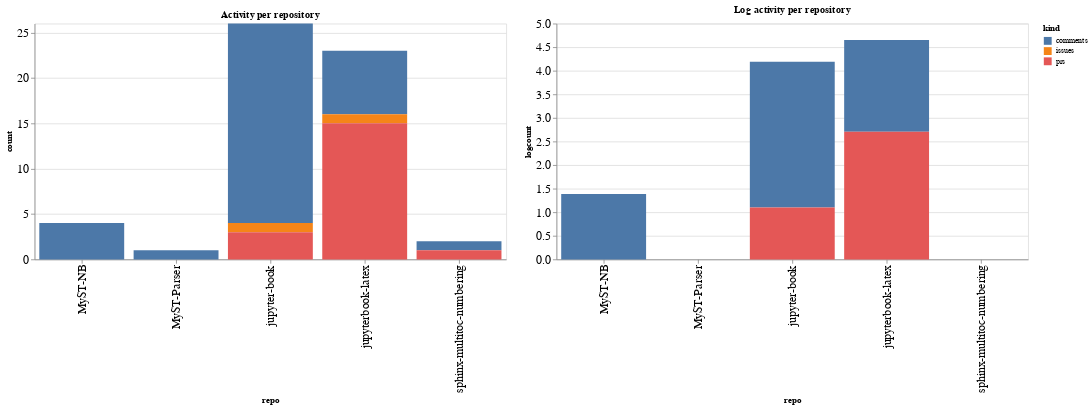

The code cell stored with this chart in its notebook:
### Code cell
ch1 = alt.Chart(repo_summaries, width=600, title="Activity per repository").mark_bar().encode(
    x='repo',
    y='count',
    color='kind',
    tooltip="kind"
)

ch2 = alt.Chart(repo_summaries, width=600, title="Log activity per repository").mark_bar().encode(
    x='repo',
    y='logcount',
    color='kind',
    tooltip="kind"
)

ch1 | ch2

### Figure 1 — Vega-Lite specification as saved in the notebook (floating-point values rounded to 4 significant figures)
{"config": {"axisLeft": {"labelFontSize": 15}, "axisBottom": {"labelFontSize": 15}}, "hconcat": [{"mark": "bar", "encoding": {"color": {"type": "nominal", "field": "kind"}, "tooltip": {"type": "nominal", "field": "kind"}, "x": {"type": "nominal", "field": "repo"}, "y": {"type": "quantitative", "field": "count"}}, "title": "Activity per repository", "width": 600}, {"mark": "bar", "encoding": {"color": {"type": "nominal", "field": "kind"}, "tooltip": {"type": "nominal", "field": "kind"}, "x": {"type": "nominal", "field": "repo"}, "y": {"type": "quantitative", "field": "logcount"}}, "title": "Log activity per repository", "width": 600}], "data": {"name": "data-005a5d575fe6fda52b730a3ed350f7b4"}, "$schema": "https://vega.github.io/schema/vega-lite/v4.8.1.json", "datasets": {"data-005a5d575fe6fda52b730a3ed350f7b4": [{"repo": "MyST-NB", "kind": "comments", "count": 4, "logcount": 1.386}, {"repo": "MyST-Parser", "kind": "comments", "count": 1, "logcount": 0.0}, {"repo": "jupyter-book", "kind": "comments", "count": 22, "logcount": 3.091}, {"repo": "jupyter-book", "kind": "issues", "count": 1, "logcount": 0.0}, {"repo": "jupyter-book", "kind": "prs", "count": 3, "logcount": 1.099}, {"repo": "jupyterbook-latex", "kind": "comments", "count": 7, "logcount": 1.946}, {"repo": "jupyterbook-latex", "kind": "issues", "count": 1, "logcount": 0.0}, {"repo": "jupyterbook-latex", "kind": "prs", "count": 15, "logcount": 2.708}, {"repo": "sphinx-multitoc-numbering", "kind": "comments", "count": 1, "logcount": 0.0}, {"repo": "sphinx-multitoc-numbering", "kind": "prs", "count": 1, "logcount": 0.0}]}}
